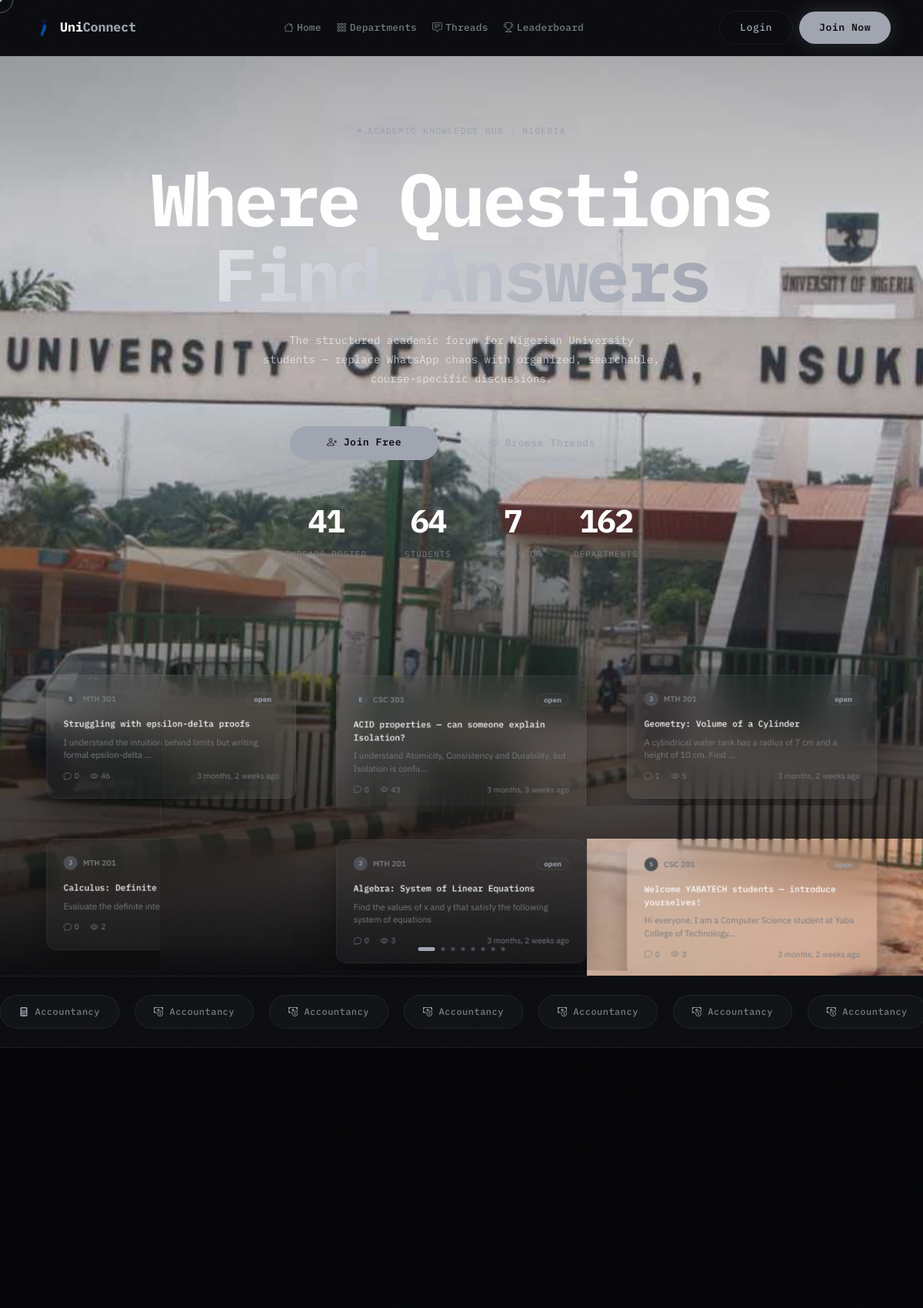
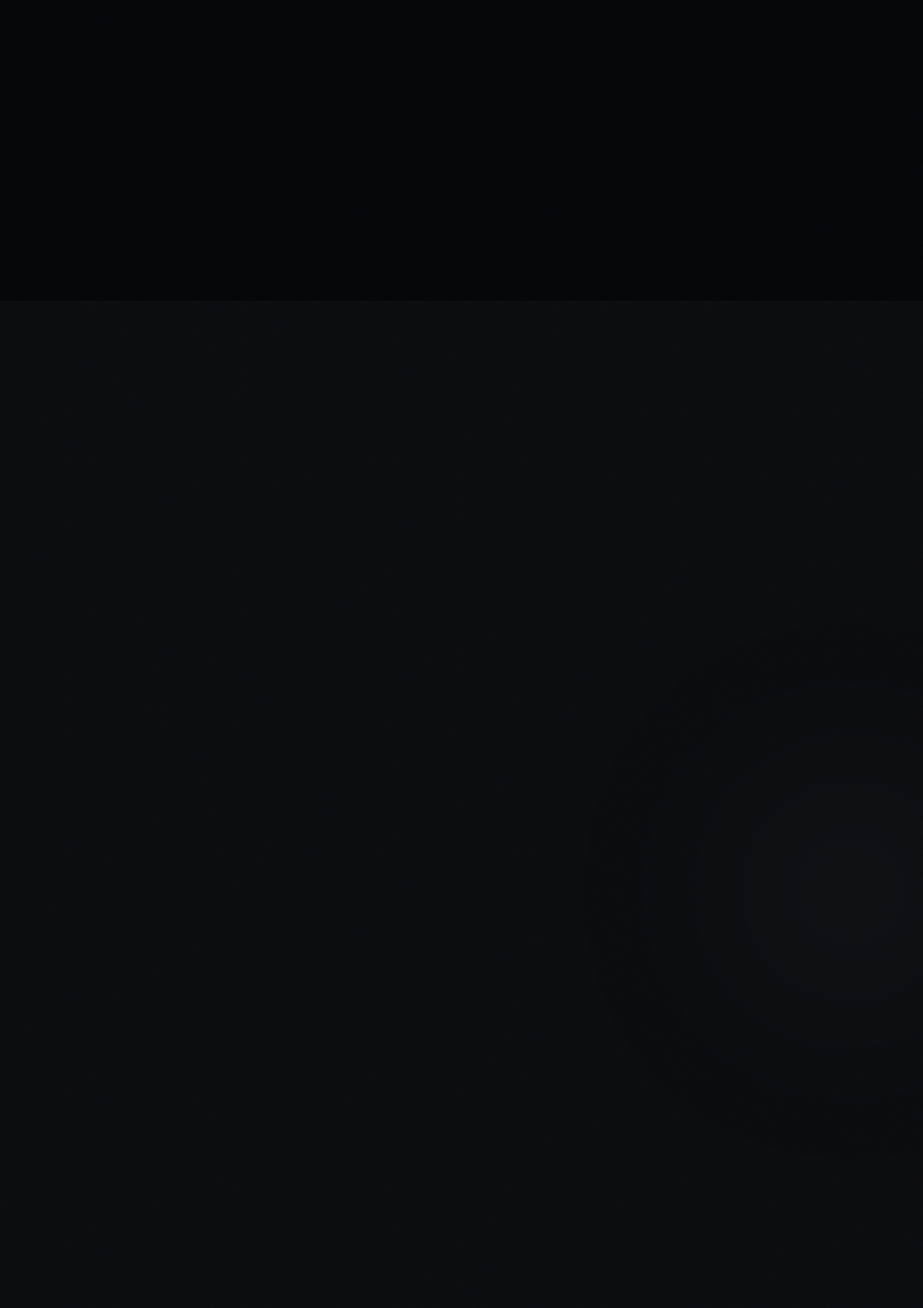
The page / (upper part) on the database its author committed (2 pictures, top to bottom).
### forum/models.py (models this page shows, shortened)
class Thread(models.Model):
    STATUS_CHOICES = [
        ('open', 'Open'),
        ('resolved', 'Resolved'),
        ('closed', 'Closed'),
    ]
    course = models.ForeignKey(Course, on_delete=models.CASCADE, related_name='threads')
    author = models.ForeignKey(settings.AUTH_USER_MODEL, on_delete=models.CASCADE, related_name='threads')
    title = models.CharField(max_length=300)
    content = models.TextField()
    attachment = models.FileField(upload_to='thread_attachments/', blank=True, null=True)
    voice_note = models.FileField(upload_to='thread_voice_notes/', blank=True, null=True)
    status = models.CharField(max_length=20, choices=STATUS_CHOICES, default='open')
    is_pinned = models.BooleanField(default=False)
    is_deleted = models.BooleanField(default=False)
    views = models.IntegerField(default=0)
    tags = models.ManyToManyField(Tag, blank=True, related_name='threads')
    created_at = models.DateTimeField(auto_now_add=True)
    updated_at = models.DateTimeField(auto_now=True)
    class Meta:
        ordering = ['-is_pinned', '-created_at']
    @property
    def reply_count(self):
        return self.replies.filter(is_deleted=False).count()

class Course(models.Model):
    department = models.ForeignKey(Department, on_delete=models.CASCADE, related_name='courses')
    code = models.CharField(max_length=20)
    title = models.CharField(max_length=200)
    description = models.TextField(blank=True)
    level = models.CharField(max_length=10, default='100L')
    semester = models.CharField(max_length=20, default='First Semester')
    units = models.IntegerField(default=3)
    is_active = models.BooleanField(default=True)
    created_at = models.DateTimeField(auto_now_add=True)
    class Meta:
        ordering = ['code']
        unique_together = ['department', 'code']

class Department(models.Model):
    school = models.ForeignKey(
        School, on_delete=models.CASCADE, related_name='departments',
        null=True, blank=True,
    )
    name = models.CharField(max_length=200)
    code = models.CharField(max_length=10)
    faculty = models.CharField(max_length=200)
    description = models.TextField(blank=True)
    color = models.CharField(max_length=7, default='#6C63FF')
    icon = models.CharField(max_length=50, default='bi-mortarboard')
    created_at = models.DateTimeField(auto_now_add=True)
    class Meta:
        ordering = ['name']
        unique_together = ['school', 'code']
        constraints = [
            models.UniqueConstraint(
                Lower('name'), 'school',
                name='unique_department_name_per_school',
            ),
        ]
        indexes = [
            models.Index(fields=['school', 'code']),
        ]

### accounts/models.py (models this page shows, shortened)
class User(AbstractUser):
    ROLE_CHOICES = [
        ('student', 'Student'),
        ('lecturer', 'Lecturer'),
        ('admin', 'Admin'),
    ]
    is_email_verified = models.BooleanField(default=False)
    role = models.CharField(max_length=20, choices=ROLE_CHOICES, default='student')
    school = models.ForeignKey(
        'forum.School', on_delete=models.SET_NULL, null=True, blank=True, related_name='members'
    )
    department = models.ForeignKey(
        'forum.Department', on_delete=models.SET_NULL, null=True, blank=True, related_name='members'
    )
    matric_number = models.CharField(max_length=20, blank=True)
    bio = models.TextField(blank=True)
    avatar = models.ImageField(upload_to='avatars/', blank=True, null=True)
    reputation = models.IntegerField(default=0)
    created_at = models.DateTimeField(auto_now_add=True)

### forum/views.py (the view)
# urls.py: path('', views.home, name='home'),
def home(request):
    departments = Department.objects.annotate(num_courses=Count('courses')).order_by('name')
    total_threads = Thread.objects.filter(is_deleted=False).count()
    total_users = User.objects.count()
    resolved_threads = Thread.objects.filter(status='resolved', is_deleted=False).count()
    recent_threads = Thread.objects.filter(is_deleted=False).select_related('author', 'course__department')
    if request.user.is_authenticated and request.user.school_id:
        departments = departments.filter(school=request.user.school)
        recent_threads = recent_threads.filter(course__department__school=request.user.school)
    recent_threads = recent_threads[:6]
    return render(request, 'marketing/index.html', {
        'departments': departments,
        'total_threads': total_threads,
        'total_users': total_users,
        'resolved_threads': resolved_threads,
        'recent_threads': recent_threads,
    })

### forum/context_processors.py (called while the page is built)
def unread_notifications(request):
    count = 0
    if request.user.is_authenticated:
        count = request.user.notifications.filter(is_read=False).count()
    return {'unread_notification_count': count}

### templates/marketing/index.html (shortened to what this page needs)
{% extends 'base.html' %}
{% load static %}
{% block body_class %}has-hero{% endblock %}
{% block content %}
<section class="hero-section position-relative overflow-hidden">
  <div class="hero-slides" aria-hidden="true">
    <div class="hero-slide" style="background-image:url('{% static "display_one.jpg" %}');"></div>
  </div>
  <div class="hero-slide-dots" aria-hidden="true">
    <span class="slide-dot active"></span>
    <span class="slide-dot"></span>
    <span class="slide-dot"></span>
    <span class="slide-dot"></span>
    <span class="slide-dot"></span>
    <span class="slide-dot"></span>
    <span class="slide-dot"></span>
    <span class="slide-dot"></span>
  </div>
  <div class="hero-overlay"></div>
  <div class="container position-relative" style="z-index:2;">
    <div class="hero-content text-center">
      <div class="hero-eyebrow mb-4 anim-fade-rise anim-d1">
        <span class="hero-eyebrow-pill">
          <span class="hero-pill-dot"></span>
          Academic Knowledge Hub &middot; Nigeria
        </span>
      </div>
      <h1 class="hero-title mb-4" style="font-family:var(--font-mono);">
        <span class="d-block text-white anim-fade-rise anim-d2"
              style="font-weight:700;letter-spacing:-0.04em;line-height:1.02;font-size:clamp(2.6rem,8vw,7.5rem);">
          Where Questions
        </span>
        <span class="d-block gradient-text anim-fade-rise anim-d3"
              style="font-weight:700;letter-spacing:-0.04em;line-height:1.02;font-size:clamp(2.6rem,8vw,7.5rem);">
          Find Answers
        </span>
      </h1>
      <p class="hero-sub mx-auto mb-5 anim-fade-rise anim-d4"
         style="max-width:520px;color:rgba(255,255,255,0.65);font-family:var(--font-mono);font-size:.88rem;line-height:1.8;">
        The structured academic forum for Nigerian University students — replace WhatsApp chaos with organized, searchable, course-specific discussions.
      </p>
      <div class="hero-actions d-flex flex-wrap justify-content-center gap-3 mb-5 anim-fade-rise anim-d5">
        {% if user.is_authenticated %}
          <a href="{% url 'forum:thread_list' %}" class="btn btn-primary-glow btn-lg px-5">
            <i class="bi bi-chat-square-text me-2"></i>Browse Threads
          </a>
          <a href="{% url 'forum:create_thread' %}" class="btn btn-outline-glass btn-lg px-5">
            <i class="bi bi-plus-circle me-2"></i>Ask a Question
          </a>
        {% else %}
          <a href="{% url 'accounts:register' %}" class="btn btn-primary-glow btn-lg px-5">
            <i class="bi bi-person-plus me-2"></i>Join Free
          </a>
          <a href="{% url 'forum:thread_list' %}" class="btn btn-outline-glass btn-lg px-5">
            <i class="bi bi-eye me-2"></i>Browse Threads
          </a>
        {% endif %}
      </div>
      <div class="hero-stats-row d-flex justify-content-center align-items-center gap-4 flex-wrap mb-5 anim-fade-rise anim-d6">
        <div class="stat-item text-center">
          <div class="stat-number" data-count="{{ total_threads }}">{{ total_threads }}</div>
          <div class="stat-label">Threads Posted</div>
        </div>
        <div class="stat-item text-center">
          <div class="stat-number" data-count="{{ total_users }}">{{ total_users }}</div>
          <div class="stat-label">Students</div>
        </div>
        <div class="stat-item text-center">
          <div class="stat-number" data-count="{{ resolved_threads }}">{{ resolved_threads }}</div>
          <div class="stat-label">Resolved</div>
        </div>
        <div class="stat-item text-center">
          <div class="stat-number" data-count="{{ departments.count }}">{{ departments.count }}</div>
          <div class="stat-label">Departments</div>
        </div>
      </div>
    </div>
    <div class="row g-3 pb-5 justify-content-center">
      {% for thread in recent_threads %}
      <div class="col-md-4 col-lg-2-cols">
        <a href="{% url 'forum:thread_detail' thread.pk %}" class="pin-card glass-panel text-decoration-none d-block p-4 tilt-card">
          <div class="d-flex align-items-center gap-2 mb-3">
            <div class="avatar-xs">{{ thread.author.username|first|upper }}</div>
            <span style="color:var(--muted);font-size:.72rem;font-weight:600;">{{ thread.course.code }}</span>
            <span class="ms-auto badge {% if thread.status == 'resolved' %}badge-resolved{% else %}badge-open{% endif %}">{{ thread.status }}</span>
          </div>
          <h6 class="pin-title text-white mb-2">{{ thread.title|truncatechars:58 }}</h6>
          <p style="color:var(--muted);font-size:.78rem;line-height:1.5;margin-bottom:12px;">{{ thread.content|truncatechars:75 }}</p>
          <div class="d-flex align-items-center gap-3" style="color:var(--muted);font-size:.72rem;">
            <span><i class="bi bi-chat me-1"></i>{{ thread.reply_count }}</span>
            <span><i class="bi bi-eye me-1"></i>{{ thread.views }}</span>
            <span class="ms-auto">{{ thread.created_at|timesince }} ago</span>
          </div>
        </a>
      </div>
      {% endfor %}
    </div>
  </div>
</section>
<div class="py-4 overflow-hidden" style="border-top:1px solid var(--border);border-bottom:1px solid var(--border);">
  <div class="marquee-track">
    {% for dept in departments %}
    <div class="marquee-item"><i class="bi {{ dept.icon }} me-2"></i>{{ dept.name }}</div>
    {% endfor %}
  </div>
</div>
<section class="py-7" style="background:rgba(0,0,3,0.6);">
  <div class="container">
    <div class="row g-3 mt-2">
      <div class="col-md-6 col-lg-3">
      </div>
      <div class="col-md-6 col-lg-3">
      </div>
      <div class="col-md-6 col-lg-3">
      </div>
      <div class="col-md-6 col-lg-3">
      </div>
    </div>
  </div>
</section>
<section class="img-showcase-section py-7">
  <div class="container">
    <div class="row g-3 img-panels-row">
      <div class="col-md-4 img-panel-col">
      </div>
      <div class="col-md-4 img-panel-col" style="margin-top:60px;">
      </div>
      <div class="col-md-4 img-panel-col">
      </div>
    </div>
  </div>
</section>
<section class="py-7">
</section>
{% endblock %}

### rows shown on the page
Thread: author.username|first "S", course.code "MTH 301", status "open", title "Struggling with epsilon-delta proofs", content "I understand the intuition behind limits but writing formal epsilon-delta …", reply_count "0", views "46", created_at "3 months, 2 weeks"
Thread: author.username|first "E", course.code "CSC 303", status "open", title "ACID properties — can someone explain Isolation?", content "I understand Atomicity, Consistency and Durability, but Isolation is confu…", reply_count "0", views "43", created_at "3 months, 3 weeks"
Thread: author.username|first "J", course.code "MTH 301", status "open", title "Geometry: Volume of a Cylinder", content "A cylindrical water tank has a radius of 7 cm and a height of 10 cm. Find …", reply_count "1", views "5", created_at "3 months, 2 weeks"
Thread: author.username|first "J", course.code "MTH 201", title "Calculus: Definite Integration", content "Evaluate the definite integral", reply_count "0", views "2"
Thread: author.username|first "J", course.code "MTH 201", status "open", title "Algebra: System of Linear Equations", content "Find the values of x and y that satisfy the following system of equations", reply_count "0", views "3", created_at "3 months, 2 weeks"
Thread: author.username|first "S", course.code "CSC 201", status "open", title "Welcome YABATECH students — introduce yourselves!", content "Hi everyone, I am a Computer Science student at Yaba College of Technology…", reply_count "0", views "3", created_at "3 months, 2 weeks"
Department: name "Accountancy"
Department: name "Accountancy"
Department: name "Accountancy"
Department: name "Accountancy"
Department: name "Accountancy"
Department: name "Accountancy"
Department: name "Accountancy"

### other values the page prints
{{ total_threads }} "41"
{{ total_users }} "64"
{{ resolved_threads }} "7"
{{ departments.count }} "162"
